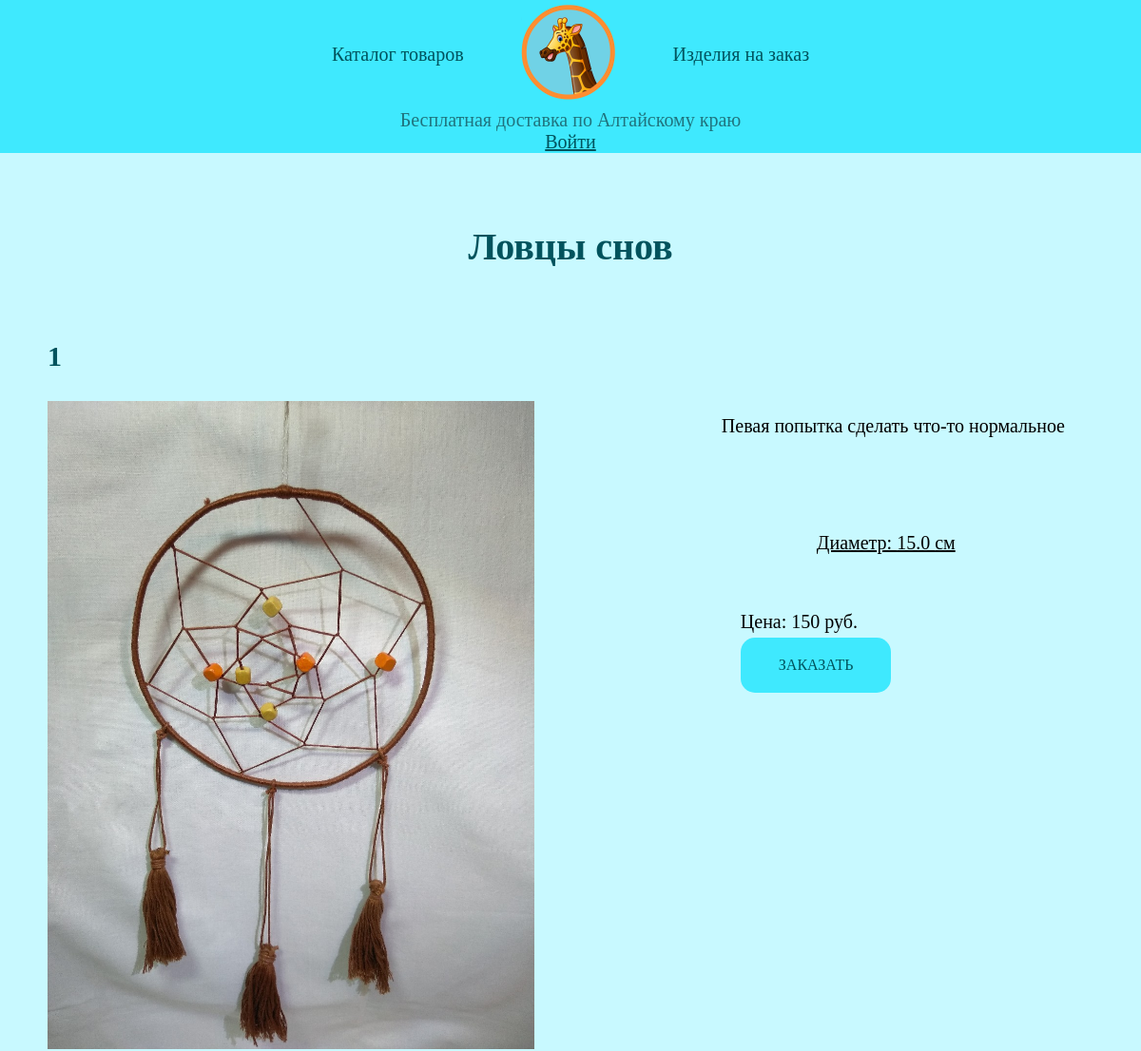
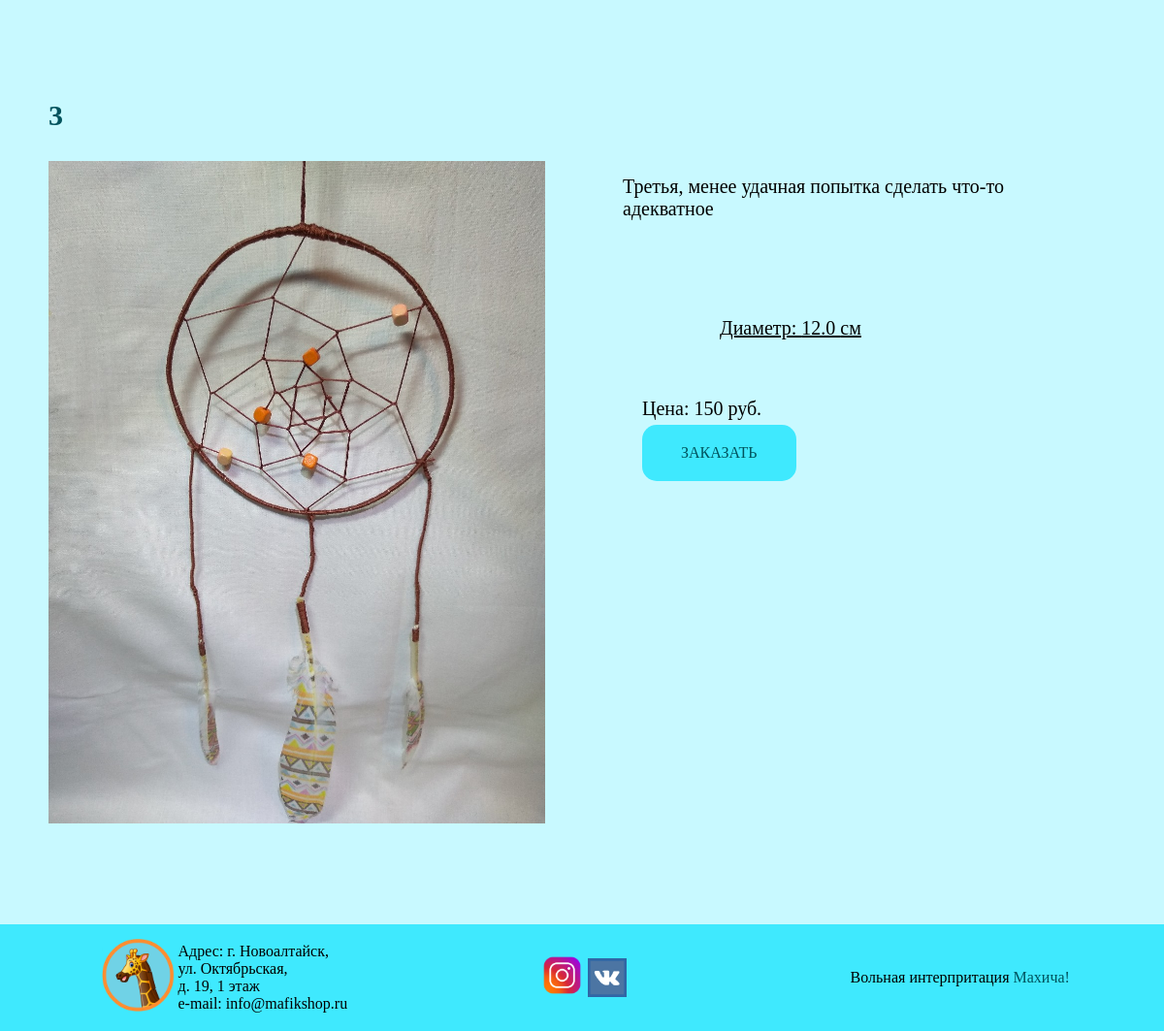
The app's page /girafic_app/sleep/ with its own data (2 pictures, top to bottom).
### girafic_app/models.py (models this page shows)
class Dreamcatcher(models.Model):
    catalog = models.ForeignKey(Catalog, on_delete=models.CASCADE, verbose_name='Каталог', related_name='dreamcatcher')
    name = models.CharField(max_length=40, verbose_name='Название')
    photo = models.ImageField(upload_to='girafic_app/img', verbose_name='Фото')
    description = models.CharField(max_length=100, verbose_name='Описание')
    diameter = models.FloatField(verbose_name='Длина, см')
    cost = models.IntegerField(verbose_name='Цена, руб.')
    data = models.DateTimeField(auto_now_add=True, verbose_name='Дата', null=True, blank=True)
    def __str__(self):
        return str(self.name)
    class Meta:
        verbose_name = 'Ловец снов'
        verbose_name_plural = 'Ловцы снов'

### girafic_app/views.py (the view)
# urls.py: path('sleep/', views.sleep, name='sleep'),
def sleep(request):
    dreamcatchers = Catalog.objects.filter(name='Текущий').last().dreamcatcher.all()
    return render(request, 'sleep.html', {'dreamcatchers': dreamcatchers})

### templates/sleep.html (shortened to what this page needs)
{% extends 'base.html' %}
{% load static %}
{% block body_block %}
    <main>
    	<h2 align="center">Ловцы снов</h2>
        {% for dream in dreamcatchers %}
            <h3>{{ dream }}</h3>
            <div class="star">
            <div><img src="{{ dream.photo.url }}" width="320" height="240" title="{{ dream }}"></div>
            <ul>
                <li>
                    <p class="height">
                        {{ dream.description }}
                    </p>
                </li>
                <li class="text-box">
                    <p>
		    			Диаметр: {{ dream.diameter }} см
                    </p>
                </li>
                <li class="order">
                    Цена: {{ dream.cost }} руб.
                </li>
                <a class="button" href="{% url 'form' %}?type_=dreamcatcher&id_={{ dream.id }}">Заказать</a>
            </ul>
        </div>
        {% endfor %}
    </main>
{% endblock %}

### static/css/style.css (style rules this page uses)
body { background-color: #c8f9ff; font-family: Century Gothic; width: 1200px; margin: 0 auto; }
.button { display: inline-block; background-color: #3fe9fe; border-radius: 15px; text-align: center; vertical-align: middle; text-transform: uppercase; text-decoration: none; border: none; margin: 0; padding: 20px 40px; }
a { color: #01535d; }
h2 { color: #01535d; font-size: 40px; margin: 75px 0; }
h3 { color: #01535d; font-size: 30px; margin-left: 50px; }
li { list-style: none; }
img { max-width: 100%; height: auto; }
.star { display: flex; padding: 0; justify-content: space-between; margin-bottom: 100px; }
.star p { padding: 0; margin: 15px 30px; }
.star ul { padding: 0; margin: 0 50px; }
.star img { min-width: 512px; min-height: 300px; margin-left: 50px; }
.star .button { margin-left: 50px; }
.text-box { padding-top: 70px; margin: 0 100px; font-size: 20px; text-decoration: underline; }
.order { margin-top: 60px; margin-bottom: 5px; margin-left: 50px; font-size: 20px; }
.height { font-size: 20px; }

### records on screen
Dreamcatcher: name "1", photo (picture), description "Певая попытка сделать что-то нормальное", diameter "15.0", cost "150"
Dreamcatcher: name "3", photo (picture), description "Третья, менее удачная попытка сделать что-то адекватное", diameter "12.0", cost "150"
